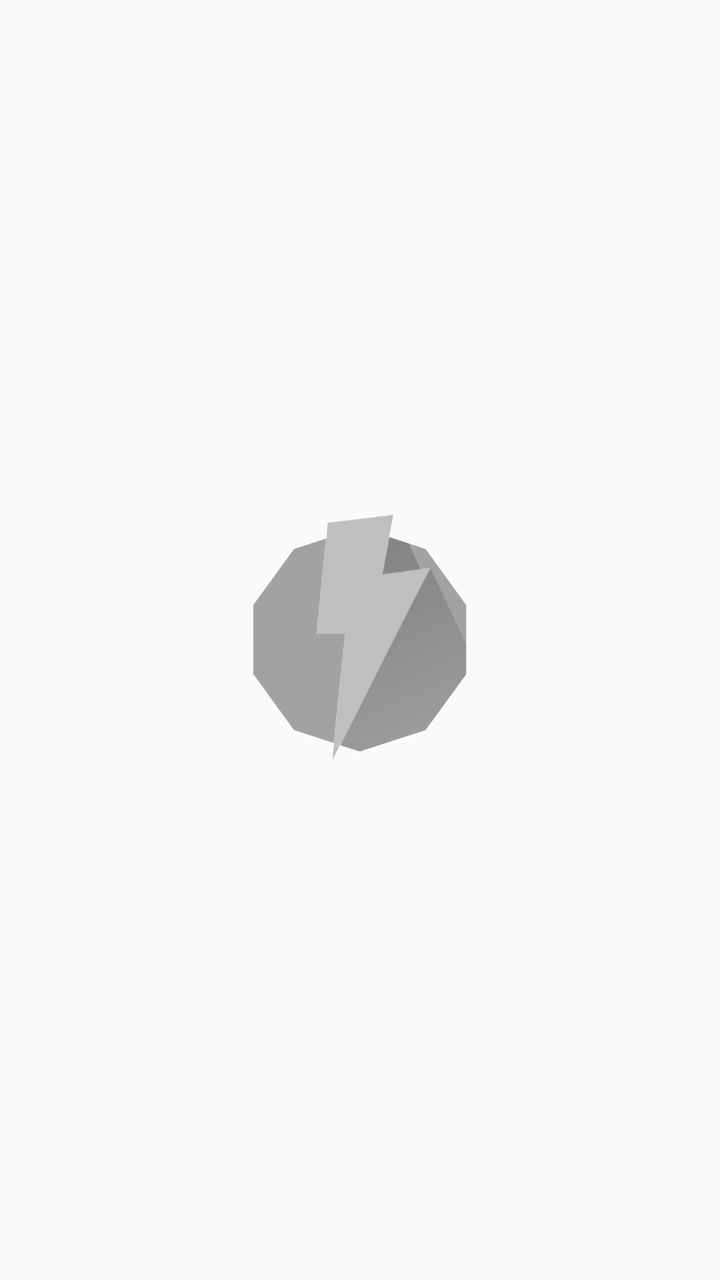
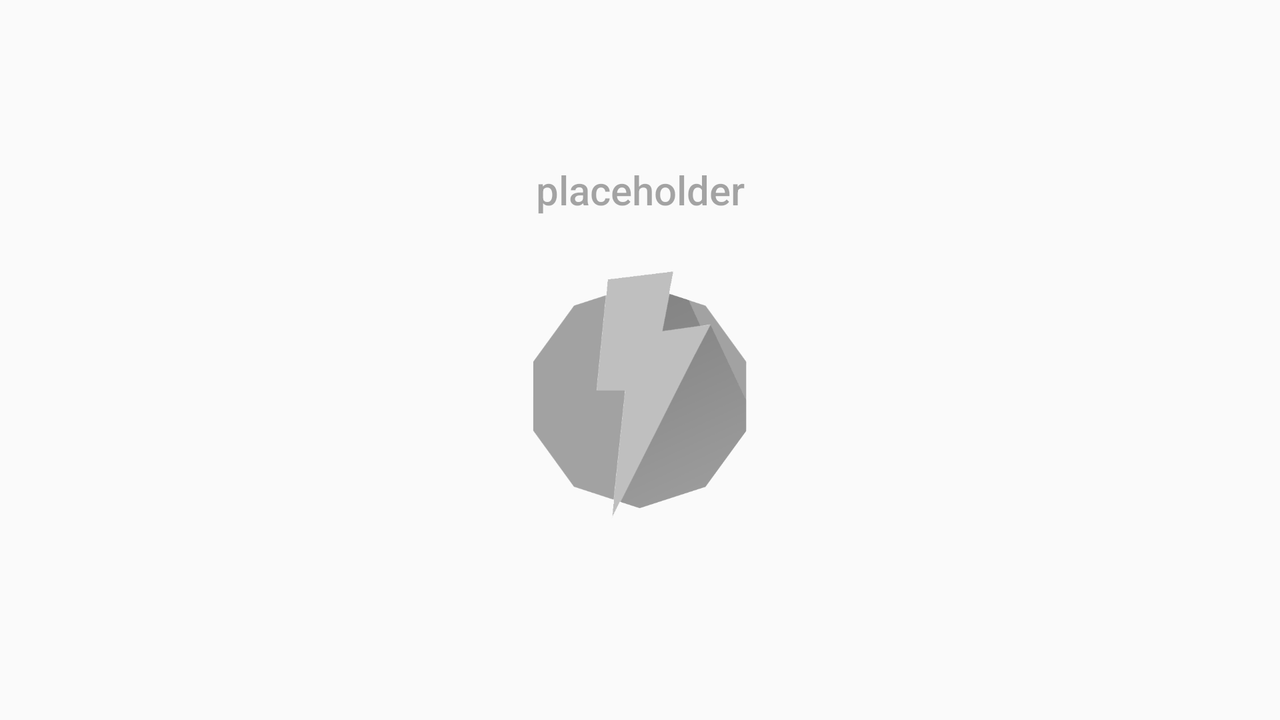

An Android layout and its configuration variant, each rendered on a device that would load it. The default file and the variant file are quoted in full after the pictures.
<!-- AndroidManifest.xml: application theme AppTheme.NoActionBar -->
<!-- res/layout/empty_view.xml -->
<?xml version="1.0" encoding="utf-8"?>
<RelativeLayout xmlns:android="http://schemas.android.com/apk/res/android"
    android:layout_width="match_parent"
    android:layout_height="match_parent">

    <TextView
        android:id="@+id/empty_text"
        style="@style/Base.TextAppearance.AppCompat.Title"
        android:layout_width="wrap_content"
        android:layout_height="wrap_content"
        android:layout_above="@+id/empty_image"
        android:layout_centerHorizontal="true"
        android:layout_marginBottom="10dp"
        android:width="300dp"
        android:gravity="center"
        android:textColor="#59000000" />

    <ImageView
        android:id="@+id/empty_image"
        android:layout_width="128dp"
        android:layout_height="160dp"
        android:layout_centerInParent="true"
        android:src="@drawable/empty" />
</RelativeLayout>
<!-- resources referenced by this layout -->
<resources>
  <!-- drawable empty: png bitmap (drawable-hdpi, 11762 bytes) -->
  <style name="AppTheme.NoActionBar">
          <item name="windowActionBar">false</item>
          <item name="windowNoTitle">true</item>
      </style>
</resources>
<!-- res/layout-land/empty_view.xml (the repository's variant of the layout above) -->
<!-- drawn on the phone turned sideways -->
<?xml version="1.0" encoding="utf-8"?>
<LinearLayout xmlns:android="http://schemas.android.com/apk/res/android"
    android:layout_width="match_parent"
    android:layout_height="match_parent"
    android:orientation="vertical"
    android:gravity="center_vertical|center_horizontal">

    <TextView
        android:id="@+id/empty_text"
        style="@style/Base.TextAppearance.AppCompat.Title"
        android:layout_width="wrap_content"
        android:layout_height="wrap_content"
        android:layout_marginBottom="10dp"
        android:width="400dp"
        android:gravity="center"
        android:textColor="#59000000"
        android:text="placeholder"/>

    <ImageView
        android:id="@+id/empty_image"
        android:layout_width="128dp"
        android:layout_height="160dp"
        android:src="@drawable/empty" />
</LinearLayout>
